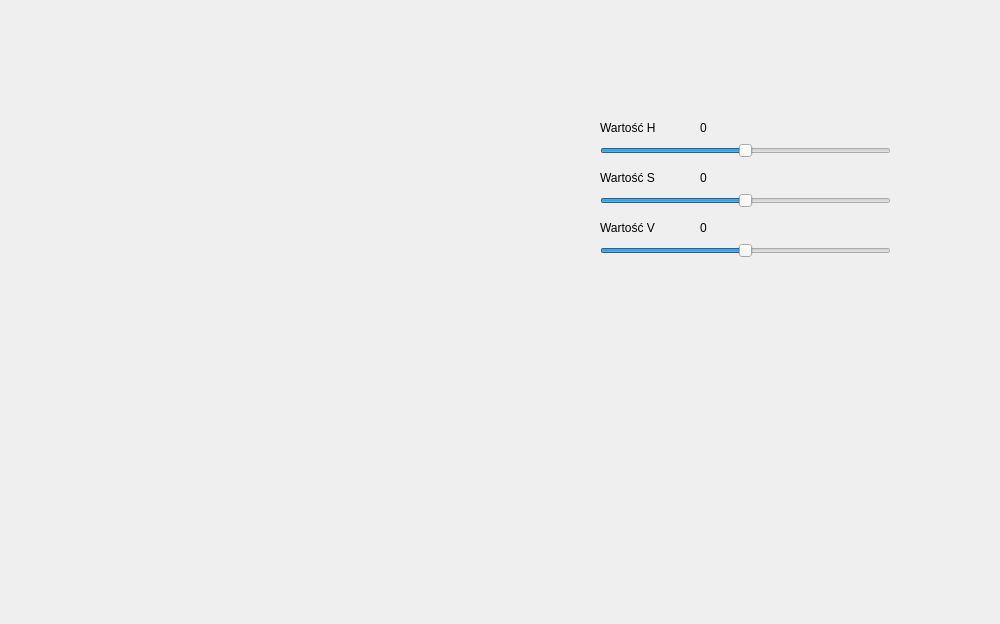
<?xml version="1.0" encoding="UTF-8"?>
<ui version="4.0">
 <class>ImageColorModelWidget</class>
 <widget class="QWidget" name="ImageColorModelWidget">
  <property name="geometry">
   <rect>
    <x>0</x>
    <y>0</y>
    <width>1000</width>
    <height>624</height>
   </rect>
  </property>
  <property name="windowTitle">
   <string>Form</string>
  </property>
  <widget class="QLabel" name="hLabel">
   <property name="geometry">
    <rect>
     <x>600</x>
     <y>120</y>
     <width>81</width>
     <height>16</height>
    </rect>
   </property>
   <property name="text">
    <string>Wartość H</string>
   </property>
  </widget>
  <widget class="QLabel" name="sLabel">
   <property name="geometry">
    <rect>
     <x>600</x>
     <y>170</y>
     <width>81</width>
     <height>16</height>
    </rect>
   </property>
   <property name="text">
    <string>Wartość S</string>
   </property>
  </widget>
  <widget class="QLabel" name="vLabel">
   <property name="geometry">
    <rect>
     <x>600</x>
     <y>220</y>
     <width>81</width>
     <height>16</height>
    </rect>
   </property>
   <property name="text">
    <string>Wartość V</string>
   </property>
  </widget>
  <widget class="QLabel" name="vValue">
   <property name="geometry">
    <rect>
     <x>700</x>
     <y>220</y>
     <width>81</width>
     <height>16</height>
    </rect>
   </property>
   <property name="text">
    <string>0</string>
   </property>
  </widget>
  <widget class="QSlider" name="hValueSlider">
   <property name="geometry">
    <rect>
     <x>600</x>
     <y>140</y>
     <width>291</width>
     <height>22</height>
    </rect>
   </property>
   <property name="minimum">
    <number>-359</number>
   </property>
   <property name="maximum">
    <number>359</number>
   </property>
   <property name="orientation">
    <enum>Qt::Horizontal</enum>
   </property>
  </widget>
  <widget class="QSlider" name="vValueSlider">
   <property name="geometry">
    <rect>
     <x>600</x>
     <y>240</y>
     <width>291</width>
     <height>22</height>
    </rect>
   </property>
   <property name="minimum">
    <number>-100</number>
   </property>
   <property name="maximum">
    <number>100</number>
   </property>
   <property name="orientation">
    <enum>Qt::Horizontal</enum>
   </property>
  </widget>
  <widget class="ImageColorModelCanvas" name="colorModelCanvas" native="true">
   <property name="geometry">
    <rect>
     <x>20</x>
     <y>20</y>
     <width>551</width>
     <height>561</height>
    </rect>
   </property>
  </widget>
  <widget class="QSlider" name="sValueSlider">
   <property name="geometry">
    <rect>
     <x>600</x>
     <y>190</y>
     <width>291</width>
     <height>22</height>
    </rect>
   </property>
   <property name="minimum">
    <number>-100</number>
   </property>
   <property name="maximum">
    <number>100</number>
   </property>
   <property name="orientation">
    <enum>Qt::Horizontal</enum>
   </property>
  </widget>
  <widget class="QLabel" name="hValue">
   <property name="geometry">
    <rect>
     <x>700</x>
     <y>120</y>
     <width>81</width>
     <height>16</height>
    </rect>
   </property>
   <property name="text">
    <string>0</string>
   </property>
  </widget>
  <widget class="QLabel" name="sValue">
   <property name="geometry">
    <rect>
     <x>700</x>
     <y>170</y>
     <width>81</width>
     <height>16</height>
    </rect>
   </property>
   <property name="text">
    <string>0</string>
   </property>
  </widget>
 </widget>
 <customwidgets>
  <customwidget>
   <class>ImageColorModelCanvas</class>
   <extends>QWidget</extends>
   <header>imagecolormodelcanvas.h</header>
   <container>1</container>
  </customwidget>
 </customwidgets>
 <resources/>
 <connections/>
</ui>
